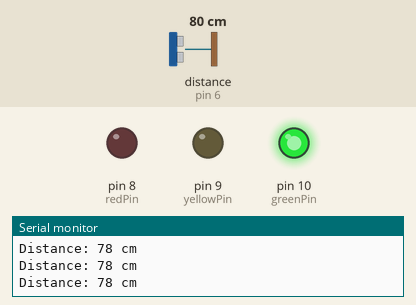
Simulated run of this sketch. Board: Arduino Uno, built with avr-gcc and run on an emulated ATmega328P. Parts: output pins drawn as LEDs (lit = HIGH), the last lines printed to the serial monitor. Wiring (inferred from the names in the program): ultrasonic range finder: trigger pin 7; echo pin 6. The test bench sets the inputs (shaded band); at power-on: distance to the obstacle (sensor on pin 6) 80 cm. The echo pulse lasts 58.3 µs per cm; pins used as bus, display or sensor lines are not drawn.

Above: at 1.2 s.
1.3 s: distance to the obstacle (sensor on pin 6) set to 30 cm
2.8 s: distance to the obstacle (sensor on pin 6) set to 23 cm
At 3.4 s:
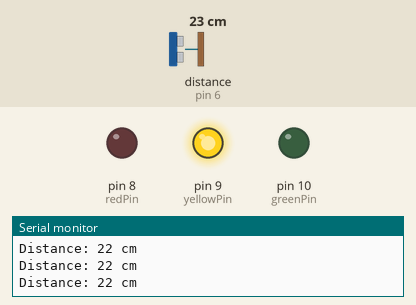
4.3 s: distance to the obstacle (sensor on pin 6) set to 13 cm
5.8 s: distance to the obstacle (sensor on pin 6) set to 10 cm
At 6.4 s:
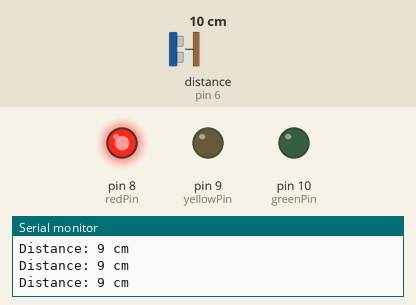
7.3 s: distance to the obstacle (sensor on pin 6) set to 18 cm
At 8.3 s:
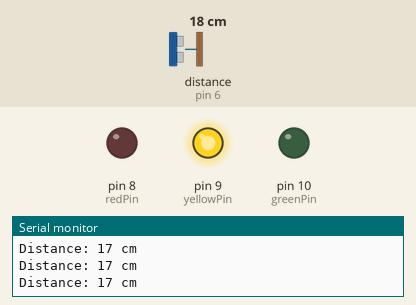
8.8 s: distance to the obstacle (sensor on pin 6) set to 2 cm
At 9.1 s:
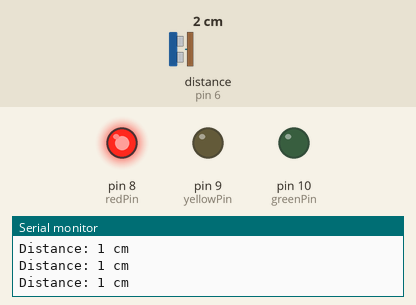
Timing chart, 0 to 11.3 s (numbered marks = the images above; inputs shaded):
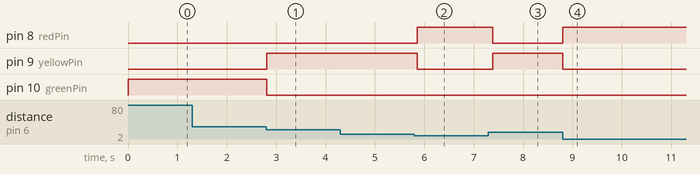

The sketch:

05_distance_lights.ino
```cpp
/* ============================================================
   DISTANCE TRAFFIC LIGHT
   An ultrasonic sensor measures how far away an object is.
   Three LEDs show how close it is, like a car parking sensor:

        FAR   -> GREEN   (all clear)
        MEDIUM-> YELLOW  (getting close)
        CLOSE -> RED     (stop!)

   Board: Arduino Uno R3   Sensor: HC-SR04

   WIRING
     HC-SR04  VCC  -> 5V
     HC-SR04  GND  -> GND
     HC-SR04  Trig -> pin 7
     HC-SR04  Echo -> pin 6

     GREEN  LED -> pin 10 -> 220 ohm resistor -> GND
     YELLOW LED -> pin  9 -> 220 ohm resistor -> GND
     RED    LED -> pin  8 -> 220 ohm resistor -> GND

   TRY THIS: change the numbers 10 and 25 to move the zones.
   ============================================================ */

// --- sensor pins ---
int trigPin = 7;
int echoPin = 6;

// --- LED pins ---
int greenPin  = 10;
int yellowPin = 9;
int redPin    = 8;

// --- distance zones, in centimeters ---
int nearLimit = 10;   // closer than this  -> RED
int midLimit  = 25;   // closer than this  -> YELLOW, otherwise GREEN

void setup() {
  pinMode(trigPin, OUTPUT);
  pinMode(echoPin, INPUT);
  pinMode(greenPin, OUTPUT);
  pinMode(yellowPin, OUTPUT);
  pinMode(redPin, OUTPUT);
  Serial.begin(9600);   // lets us watch the distance on the screen
}

void loop() {
  int distance = readDistanceCM();   // measure the distance

  Serial.print("Distance: ");
  Serial.print(distance);
  Serial.println(" cm");

  allLightsOff();   // start fresh each time

  if (distance == 0 || distance > midLimit) {
    // nothing close (or nothing detected) -> all clear
    digitalWrite(greenPin, HIGH);
  }
  else if (distance > nearLimit) {
    // in the middle zone -> caution
    digitalWrite(yellowPin, HIGH);
  }
  else {
    // very close -> stop
    digitalWrite(redPin, HIGH);
  }

  delay(100);   // small pause before measuring again
}

// Turn every LED off.
void allLightsOff() {
  digitalWrite(greenPin, LOW);
  digitalWrite(yellowPin, LOW);
  digitalWrite(redPin, LOW);
}

// Send a "ping" and time the echo to get distance in cm.
// (The sensor works like a bat!)
int readDistanceCM() {
  digitalWrite(trigPin, LOW);
  delayMicroseconds(2);
  digitalWrite(trigPin, HIGH);
  delayMicroseconds(10);
  digitalWrite(trigPin, LOW);

  long echoTime = pulseIn(echoPin, HIGH, 30000);  // wait up to 30ms for echo
  int distance = echoTime * 0.034 / 2;            // turn time into distance
  return distance;
}
```

Measured:
- the behaviour switches between 27 and 26 cm on distance to the obstacle (sensor on pin 6) (found by bisection; images 0 and 1)
- the behaviour switches between 12 and 11 cm on distance to the obstacle (sensor on pin 6) (found by bisection; images 1 and 2)
- after the input at 2.8 s, pin 9 (yellowPin): LOW → HIGH at once; pin 10 (greenPin): HIGH → LOW at once
- after the input at 5.8 s, pin 8 (redPin): LOW → HIGH after 0.06 s; pin 9 (yellowPin): HIGH → LOW after 0.06 s
- after the input at 7.3 s, pin 8 (redPin): HIGH → LOW after 0.08 s; pin 9 (yellowPin): LOW → HIGH after 0.08 s
- after the input at 8.8 s, pin 8 (redPin): LOW → HIGH at once; pin 9 (yellowPin): HIGH → LOW at once
